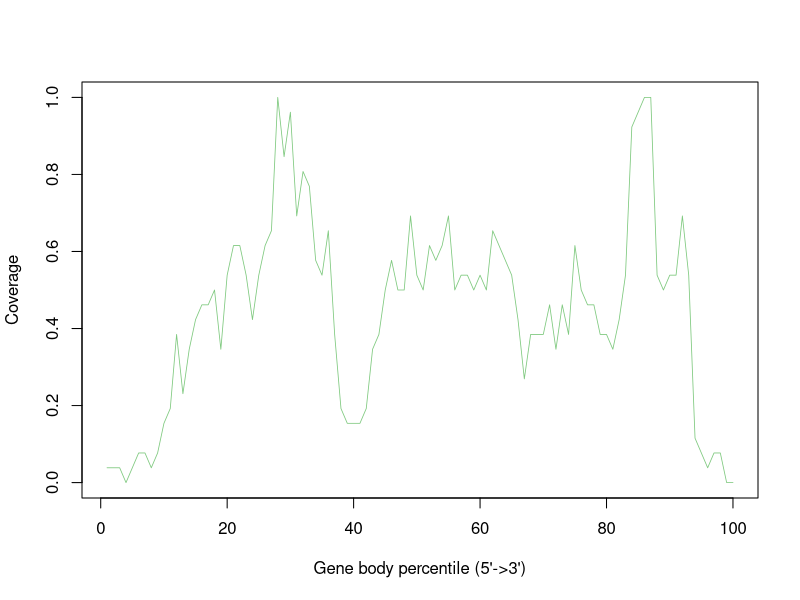

The R script that drew this image:
GSM4486056_Aligned.sortedByCoord_sorted.out <- c(0.038461538461538464,0.038461538461538464,0.038461538461538464,0.0,0.038461538461538464,0.07692307692307693,0.07692307692307693,0.038461538461538464,0.07692307692307693,0.15384615384615385,0.19230769230769232,0.38461538461538464,0.23076923076923078,0.34615384615384615,0.4230769230769231,0.46153846153846156,0.46153846153846156,0.5,0.34615384615384615,0.5384615384615384,0.6153846153846154,0.6153846153846154,0.5384615384615384,0.4230769230769231,0.5384615384615384,0.6153846153846154,0.6538461538461539,1.0,0.8461538461538461,0.9615384615384616,0.6923076923076923,0.8076923076923077,0.7692307692307693,0.5769230769230769,0.5384615384615384,0.6538461538461539,0.38461538461538464,0.19230769230769232,0.15384615384615385,0.15384615384615385,0.15384615384615385,0.19230769230769232,0.34615384615384615,0.38461538461538464,0.5,0.5769230769230769,0.5,0.5,0.6923076923076923,0.5384615384615384,0.5,0.6153846153846154,0.5769230769230769,0.6153846153846154,0.6923076923076923,0.5,0.5384615384615384,0.5384615384615384,0.5,0.5384615384615384,0.5,0.6538461538461539,0.6153846153846154,0.5769230769230769,0.5384615384615384,0.4230769230769231,0.2692307692307692,0.38461538461538464,0.38461538461538464,0.38461538461538464,0.46153846153846156,0.34615384615384615,0.46153846153846156,0.38461538461538464,0.6153846153846154,0.5,0.46153846153846156,0.46153846153846156,0.38461538461538464,0.38461538461538464,0.34615384615384615,0.4230769230769231,0.5384615384615384,0.9230769230769231,0.9615384615384616,1.0,1.0,0.5384615384615384,0.5,0.5384615384615384,0.5384615384615384,0.6923076923076923,0.5384615384615384,0.11538461538461539,0.07692307692307693,0.038461538461538464,0.07692307692307693,0.07692307692307693,0.0,0.0)


pdf("GSM4486056.geneBodyCoverage.curves.pdf")
x=1:100
icolor = colorRampPalette(c("#7fc97f","#beaed4","#fdc086","#ffff99","#386cb0","#f0027f"))(1)
plot(x,GSM4486056_Aligned.sortedByCoord_sorted.out,type='l',xlab="Gene body percentile (5'->3')", ylab="Coverage",lwd=0.8,col=icolor[1])
dev.off()
